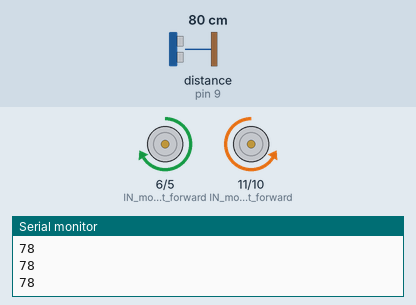
This sketch was run on a simulated Arduino Uno, built with avr-gcc and run on an emulated ATmega328P. Parts: motor-driver pin pairs drawn as motors (green arrow = first pin HIGH = forward, orange = second pin HIGH = backward, longer = more drive), the last lines printed to the serial monitor. Wiring (inferred from the names in the program): ultrasonic range finder: trigger pin 8; echo pin 9. The inputs (shaded band) are chosen by the test bench; at power-on: distance to the obstacle (sensor on pin 9) 80 cm. The echo pulse lasts 58.3 µs per cm.

Above: at 1.28 s.
1.3 s: distance to the obstacle (sensor on pin 9) set to 30 cm
4.3 s: distance to the obstacle (sensor on pin 9) set to 25 cm
At 4.93 s:
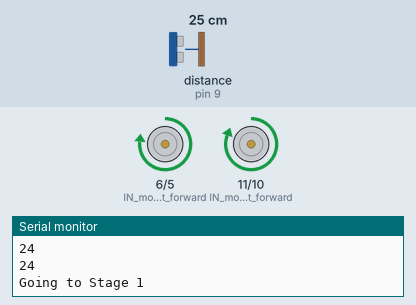
7.3 s: distance to the obstacle (sensor on pin 9) set to 16 cm
10.3 s: distance to the obstacle (sensor on pin 9) set to 13 cm
At 10.48 s:
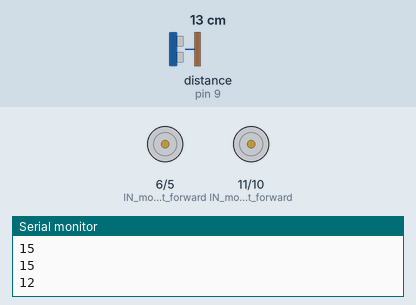
Timing chart, 0 to 14.3 s (numbered marks = the images above; inputs shaded):
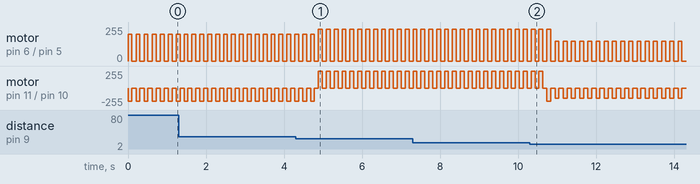

The sketch:

soon-drabot.ino
```cpp
#include <IRremote.h>

int IN_motor_left_forward = 6;
int IN_motor_left_backward = 5;
int IN_motor_right_forward = 11;
int IN_motor_right_backward = 10;
int IN_line_finder = 7;
int RECV_PIN = 2;

const int trigPin = 8;
const int echoPin = 9;

int WALL_THRESHOLD = 25;
int WALL_NEAR_THRESHOLD = 13;
int way_count = 0;

IRrecv irrecv(RECV_PIN);

decode_results results;

void setup() {
  // put your setup code here, to run once:

  pinMode(IN_motor_right_backward , OUTPUT);
  pinMode(IN_motor_right_forward , OUTPUT);
  pinMode(IN_motor_left_backward , OUTPUT);
  pinMode(IN_motor_left_forward , OUTPUT);

  pinMode(IN_line_finder, INPUT);

  Serial.begin(9600);

  irrecv.enableIRIn(); // Start the receiver

  digitalWrite(trigPin, LOW);
  pinMode(trigPin, OUTPUT);
  pinMode(echoPin, INPUT);

}

int line_finded = 0;
int rotate_finished = 0;
int rotated_time = 0;
int irrecv_variable = 0;
int quit_variable = 0;
int second_time = 0;

int period = 0;
int minperiod = 0;
int mindistance = 150;

int near_count = 0;

long ultrasonic_distance;

void setMotor(int left, int right) {
  if (left >= 0) {
    analogWrite(IN_motor_left_forward, left);
    analogWrite(IN_motor_left_backward, 0);
  } else {
    analogWrite(IN_motor_left_forward, 0);
    analogWrite(IN_motor_left_backward, -left);
  }
  if (right >= 0) {
    analogWrite(IN_motor_right_forward, right);
    analogWrite(IN_motor_right_backward, 0);
  } else {
    analogWrite(IN_motor_right_forward, 0);
    analogWrite(IN_motor_right_backward, -right);
  }
}

void getUltrasonicDistance() {
  long distance;
  long duration;
  digitalWrite(trigPin, HIGH);
  delayMicroseconds(10);
  digitalWrite(trigPin, LOW);

  int tries = 0;
  do {
    period++;
    duration = pulseIn( echoPin, HIGH, 50000);
    distance = 0.034 * duration / 2;
    if ( duration == 0 ) {
      delay(100);
      pinMode(echoPin, OUTPUT);
      digitalWrite(echoPin, LOW);
      pinMode(echoPin, INPUT);
    }
  } while (duration == 0 && ++tries < 2);
  Serial.println(distance);

  ultrasonic_distance = distance;
}

void loop() {
  // put your main code here, to run repeatedly:

  if (quit_variable == 1) {
    setMotor(0, 0);
  } else {
    if (rotate_finished == 0) {
      setMotor(200, -200);
      delay(100);
      setMotor(0, 0);
      delay(100);

      // Ultrasonic Sensor
      getUltrasonicDistance();
      Serial.println(ultrasonic_distance);
      if (ultrasonic_distance != 0 && ultrasonic_distance <= WALL_THRESHOLD) {
        way_count++;
      } if (way_count > 2) {
        rotate_finished = 1;
        Serial.println("Going to Stage 1");
      }

      rotated_time = rotated_time + 1;


    } else if (rotate_finished == 1) {
      // Approach Wall
      setMotor(240, 255);
      delay(100);
      setMotor(0, 0);
      delay(100);

      getUltrasonicDistance();
      if (ultrasonic_distance != 0 && ultrasonic_distance <= WALL_NEAR_THRESHOLD) {
        near_count++;
      }
      if (near_count >= 3) {
        if (second_time = 1) {
          rotate_finished = 2;
          Serial.println("Going to Stage 2");
        } else {
          rotate_finished = 5;
          Serial.println("Going to Stage 5");
        }
      }
    } else if (rotate_finished == 2) {
      // Find Block Direction using IR
      setMotor(150, -150);
      delay(100);
      setMotor(0, 0);
      delay(100);

      if (irrecv.decode(&results)) {
        Serial.println(results.value, HEX);
        irrecv_variable = irrecv_variable + 1;
        if (irrecv_variable > 1) {
          rotate_finished = 3;
          irrecv_variable = 0;
          Serial.println("Going to Stage 3");
        }
        irrecv.resume(); // Receive the next value
      }
      delay(10);
    } else if (rotate_finished == 3) {
      //  Attack!
      setMotor(238, 255);
      Serial.println(digitalRead(IN_line_finder));
      if (HIGH == digitalRead(IN_line_finder)) {
        line_finded = line_finded + 1;
      } else {
        line_finded = 0;
      }
      if (line_finded > 5) {
        rotate_finished = 4;
        Serial.println("Going to Stage 4");
      }
    } else if (rotate_finished == 4) {
      // Retreat
      setMotor(-200,-200);
      delay(500);
      setMotor(0, 0);
      delay(5000);

      second_time = 1;
      rotate_finished = 2;
      Serial.println("Going to Stage 2");
    } else {
      // Follow the line
      if (HIGH == digitalRead(IN_line_finder)) {
        setMotor(230,255);
      } else {
        setMotor(0,255);
      }
    }

  }
}
```

Measured:
- the behaviour switches between 27 and 26 cm on distance to the obstacle (sensor on pin 9) (found by bisection; images 0 and 1)
- the behaviour switches between 15 and 14 cm on distance to the obstacle (sensor on pin 9) (found by bisection; images 1 and 2)
